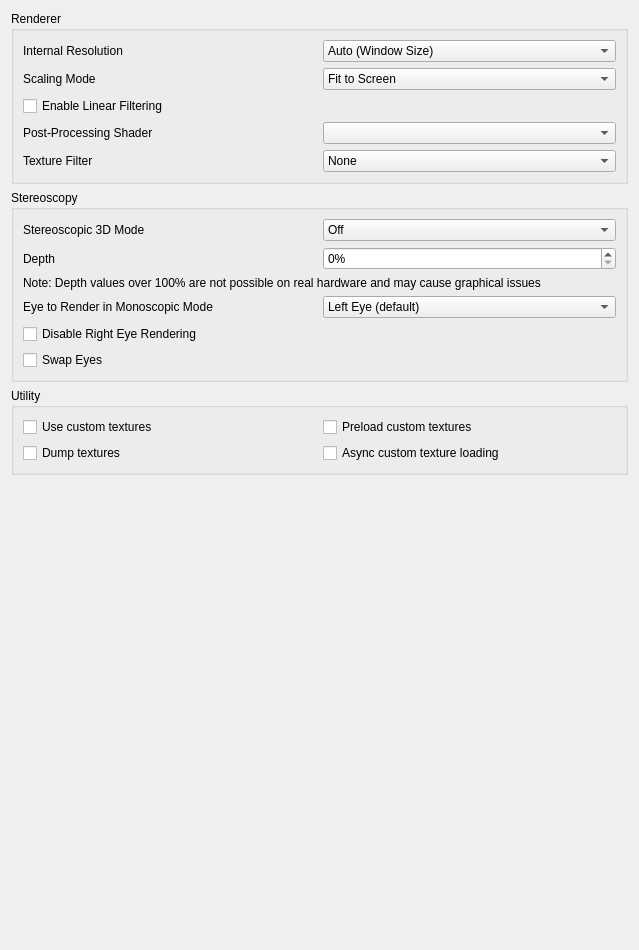
<?xml version="1.0" encoding="UTF-8"?>
<ui version="4.0">
 <class>ConfigureEnhancements</class>
 <widget class="QWidget" name="ConfigureEnhancements">
  <property name="geometry">
   <rect>
    <x>0</x>
    <y>0</y>
    <width>639</width>
    <height>950</height>
   </rect>
  </property>
  <property name="minimumSize">
   <size>
    <width>0</width>
    <height>0</height>
   </size>
  </property>
  <property name="windowTitle">
   <string>Form</string>
  </property>
  <layout class="QVBoxLayout" name="verticalLayout_2">
   <item>
    <widget class="QGroupBox" name="rendererBox">
     <property name="title">
      <string>Renderer</string>
     </property>
     <layout class="QVBoxLayout" name="verticalLayout_3">
      <item>
       <widget class="QWidget" name="widget_resolution" native="true">
        <layout class="QHBoxLayout" name="horizontalLayout_1">
         <property name="leftMargin">
          <number>0</number>
         </property>
         <property name="topMargin">
          <number>0</number>
         </property>
         <property name="rightMargin">
          <number>0</number>
         </property>
         <property name="bottomMargin">
          <number>0</number>
         </property>
         <item>
          <widget class="QLabel" name="resolution_label">
           <property name="text">
            <string>Internal Resolution</string>
           </property>
          </widget>
         </item>
         <item>
          <widget class="QComboBox" name="resolution_factor_combobox">
           <item>
            <property name="text">
             <string>Auto (Window Size)</string>
            </property>
           </item>
           <item>
            <property name="text">
             <string>Native (400x240)</string>
            </property>
           </item>
           <item>
            <property name="text">
             <string>2x Native (800x480)</string>
            </property>
           </item>
           <item>
            <property name="text">
             <string>3x Native (1200x720)</string>
            </property>
           </item>
           <item>
            <property name="text">
             <string>4x Native (1600x960)</string>
            </property>
           </item>
           <item>
            <property name="text">
             <string>5x Native (2000x1200)</string>
            </property>
           </item>
           <item>
            <property name="text">
             <string>6x Native (2400x1440)</string>
            </property>
           </item>
           <item>
            <property name="text">
             <string>7x Native (2800x1680)</string>
            </property>
           </item>
           <item>
            <property name="text">
             <string>8x Native (3200x1920)</string>
            </property>
           </item>
           <item>
            <property name="text">
             <string>9x Native (3600x2160)</string>
            </property>
           </item>
           <item>
            <property name="text">
             <string>10x Native (4000x2400)</string>
            </property>
           </item>
          </widget>
         </item>
        </layout>
       </widget>
      </item>
      <item>
       <widget class="QWidget" name="widget_scaling_mode" native="true">
        <layout class="QHBoxLayout" name="horizontalLayout_3">
         <property name="leftMargin">
          <number>0</number>
         </property>
         <property name="topMargin">
          <number>0</number>
         </property>
         <property name="rightMargin">
          <number>0</number>
         </property>
         <property name="bottomMargin">
          <number>0</number>
         </property>
         <item>
          <widget class="QLabel" name="scaling_mode_label">
           <property name="text">
            <string>Scaling Mode</string>
           </property>
          </widget>
         </item>
         <item>
          <widget class="QComboBox" name="scaling_mode_combobox">
           <property name="toolTip">
            <string>
              &lt;html&gt;&lt;head/&gt;&lt;body&gt;&lt;p&gt;Scaling mode&lt;/p&gt;&lt;p&gt;
              How to scale the screens of the emulated 3DS to the screen those are displayed on.&lt;/p&gt;&lt;p&gt;
              Fit to Screen: Fills the screen as much as possible.&lt;/p&gt;&lt;p&gt;
              Fit to Screen with Integer Scaling: Fills the screen as much as possible by increasing the size to exact multiples of the height of the original 3DS screen.&lt;/p&gt;&lt;p&gt;
              Pixel by Pixel: One pixel in the game/app, will be one pixel on the screen. To change the size, change the internal resolution.&lt;/p&gt;&lt;p&gt;
            </string>
           </property>
           <item>
            <property name="text">
             <string>Fit to Screen</string>
            </property>
           </item>
           <item>
            <property name="text">
             <string>Fit to Screen with Integer Scaling</string>
            </property>
           </item>
           <item>
            <property name="text">
             <string>Pixel by Pixel</string>
            </property>
           </item>
          </widget>
         </item>
        </layout>
       </widget>
      </item>
      <item>
       <widget class="QCheckBox" name="toggle_linear_filter">
        <property name="text">
         <string>Enable Linear Filtering</string>
        </property>
       </widget>
      </item>
      <item>
       <widget class="QWidget" name="widget_shader" native="true">
        <layout class="QHBoxLayout" name="horizontalLayout_2">
         <property name="leftMargin">
          <number>0</number>
         </property>
         <property name="topMargin">
          <number>0</number>
         </property>
         <property name="rightMargin">
          <number>0</number>
         </property>
         <property name="bottomMargin">
          <number>0</number>
         </property>
         <item>
          <widget class="QLabel" name="shader_label">
           <property name="text">
            <string>Post-Processing Shader</string>
           </property>
          </widget>
         </item>
         <item>
          <widget class="QComboBox" name="shader_combobox"/>
         </item>
        </layout>
       </widget>
      </item>
      <item>
       <widget class="QWidget" name="widget_texture_filter" native="true">
        <layout class="QHBoxLayout" name="horizontalLayout_3">
         <property name="leftMargin">
          <number>0</number>
         </property>
         <property name="topMargin">
          <number>0</number>
         </property>
         <property name="rightMargin">
          <number>0</number>
         </property>
         <property name="bottomMargin">
          <number>0</number>
         </property>
         <item>
          <widget class="QLabel" name="texture_filter_label">
           <property name="text">
            <string>Texture Filter</string>
           </property>
          </widget>
         </item>
         <item>
          <widget class="QComboBox" name="texture_filter_combobox">
           <item>
            <property name="text">
             <string>None</string>
            </property>
           </item>
           <item>
            <property name="text">
             <string>Anime4K</string>
            </property>
           </item>
           <item>
            <property name="text">
             <string>Bicubic</string>
            </property>
           </item>
           <item>
            <property name="text">
             <string>ScaleForce</string>
            </property>
           </item>
           <item>
            <property name="text">
             <string>xBRZ</string>
            </property>
           </item>
           <item>
            <property name="text">
             <string>MMPX</string>
            </property>
           </item>
          </widget>
         </item>
        </layout>
       </widget>
      </item>
     </layout>
    </widget>
   </item>
   <item>
    <widget class="QGroupBox" name="stereo_group">
     <property name="title">
      <string>Stereoscopy</string>
     </property>
     <layout class="QVBoxLayout" name="verticalLayout_4">
      <item>
       <layout class="QHBoxLayout" name="horizontalLayout_4">
        <item>
         <widget class="QLabel" name="label_4">
          <property name="text">
           <string>Stereoscopic 3D Mode</string>
          </property>
         </widget>
        </item>
        <item>
         <widget class="QComboBox" name="render_3d_combobox">
          <item>
           <property name="text">
            <string>Off</string>
           </property>
          </item>
          <item>
           <property name="text">
            <string>Side by Side</string>
           </property>
          </item>
          <item>
           <property name="text">
            <string>Side by Side Full Width</string>
           </property>
          </item>
          <item>
           <property name="text">
            <string>Anaglyph</string>
           </property>
          </item>
          <item>
           <property name="text">
            <string>Interlaced</string>
           </property>
          </item>
          <item>
           <property name="text">
            <string>Reverse Interlaced</string>
           </property>
          </item>
         </widget>
        </item>
       </layout>
      </item>
      <item>
       <layout class="QHBoxLayout" name="horizontalLayout_5">
        <item>
         <widget class="QLabel" name="label_3">
          <property name="text">
           <string>Depth</string>
          </property>
         </widget>
        </item>
        <item>
         <widget class="QSpinBox" name="factor_3d">
          <property name="suffix">
           <string>%</string>
          </property>
          <property name="minimum">
           <number>0</number>
          </property>
          <property name="maximum">
           <number>255</number>
          </property>
          <property name="value">
           <number>0</number>
          </property>
         </widget>
        </item>
       </layout>
      </item>
      <item>
       <widget class="QLabel" name="excessive_depth_warning_label">
        <property name="text">
         <string>Note: Depth values over 100% are not possible on real hardware and may cause graphical issues</string>
        </property>
       </widget>
      </item>
      <item>
       <layout class="QHBoxLayout" name="horizontalLayout_6">
        <item>
         <widget class="QLabel" name="label_6">
          <property name="text">
           <string>Eye to Render in Monoscopic Mode</string>
          </property>
         </widget>
        </item>
        <item>
         <widget class="QComboBox" name="mono_rendering_eye">
          <item>
           <property name="text">
            <string>Left Eye (default)</string>
           </property>
          </item>
          <item>
           <property name="text">
            <string>Right Eye</string>
           </property>
          </item>
         </widget>
        </item>
       </layout>
      </item>
      <item>
       <widget class="QCheckBox" name="disable_right_eye_render">
        <property name="text">
         <string>Disable Right Eye Rendering</string>
        </property>
        <property name="toolTip">
         <string>&lt;html&gt;&lt;head/&gt;&lt;body&gt;&lt;p&gt;Disable Right Eye Rendering&lt;/p&gt;&lt;p&gt;Disables rendering the right eye image when not using stereoscopic mode. Greatly improves performance in some applications, but can cause flickering in others.&lt;/p&gt;&lt;/body&gt;&lt;/html&gt;</string>
        </property>
       </widget>
      </item>
      <item>
       <widget class="QCheckBox" name="swap_eyes_3d">
        <property name="text">
         <string>Swap Eyes</string>
        </property>
       </widget>
      </item>
     </layout>
    </widget>
   </item>
   <item>
    <widget class="QGroupBox" name="utilityBox">
     <property name="title">
      <string>Utility</string>
     </property>
     <layout class="QGridLayout" name="gridLayout_1">
      <item row="1" column="0">
       <widget class="QCheckBox" name="toggle_custom_textures">
        <property name="toolTip">
         <string>&lt;html&gt;&lt;head/&gt;&lt;body&gt;&lt;p&gt;Replace textures with PNG files.&lt;/p&gt;&lt;p&gt;Textures are loaded from load/textures/[Title ID]/.&lt;/p&gt;&lt;/body&gt;&lt;/html&gt;</string>
        </property>
        <property name="text">
         <string>Use custom textures</string>
        </property>
       </widget>
      </item>
      <item row="2" column="0">
       <widget class="QCheckBox" name="toggle_dump_textures">
        <property name="toolTip">
         <string>&lt;html&gt;&lt;head/&gt;&lt;body&gt;&lt;p&gt;Dump textures to PNG files.&lt;/p&gt;&lt;p&gt;Textures are dumped to dump/textures/[Title ID]/.&lt;/p&gt;&lt;/body&gt;&lt;/html&gt;</string>
        </property>
        <property name="text">
         <string>Dump textures</string>
        </property>
       </widget>
      </item>
      <item row="1" column="1">
       <widget class="QCheckBox" name="toggle_preload_textures">
        <property name="toolTip">
         <string>&lt;html&gt;&lt;head/&gt;&lt;body&gt;&lt;p&gt;Load all custom textures into memory on boot, instead of loading them when the application requires them.&lt;/p&gt;&lt;/body&gt;&lt;/html&gt;</string>
        </property>
        <property name="text">
         <string>Preload custom textures</string>
        </property>
       </widget>
      </item>
      <item row="2" column="1">
       <widget class="QCheckBox" name="toggle_async_custom_loading">
        <property name="toolTip">
         <string>&lt;html&gt;&lt;head/&gt;&lt;body&gt;&lt;p&gt;Load custom textures asynchronously with background threads to reduce loading stutter&lt;/p&gt;&lt;/body&gt;&lt;/html&gt;</string>
        </property>
        <property name="text">
         <string>Async custom texture loading</string>
        </property>
       </widget>
      </item>
     </layout>
    </widget>
   </item>
   <item>
    <spacer name="verticalSpacer">
     <property name="orientation">
      <enum>Qt::Vertical</enum>
     </property>
     <property name="sizeHint" stdset="0">
      <size>
       <width>20</width>
       <height>270</height>
      </size>
     </property>
    </spacer>
   </item>
  </layout>
 </widget>
 <tabstops>
  <tabstop>resolution_factor_combobox</tabstop>
  <tabstop>scaling_mode_combobox</tabstop>
  <tabstop>toggle_linear_filter</tabstop>
  <tabstop>shader_combobox</tabstop>
  <tabstop>texture_filter_combobox</tabstop>
  <tabstop>render_3d_combobox</tabstop>
  <tabstop>factor_3d</tabstop>
  <tabstop>mono_rendering_eye</tabstop>
  <tabstop>toggle_custom_textures</tabstop>
  <tabstop>toggle_dump_textures</tabstop>
  <tabstop>toggle_preload_textures</tabstop>
 </tabstops>
 <resources/>
 <connections/>
</ui>
